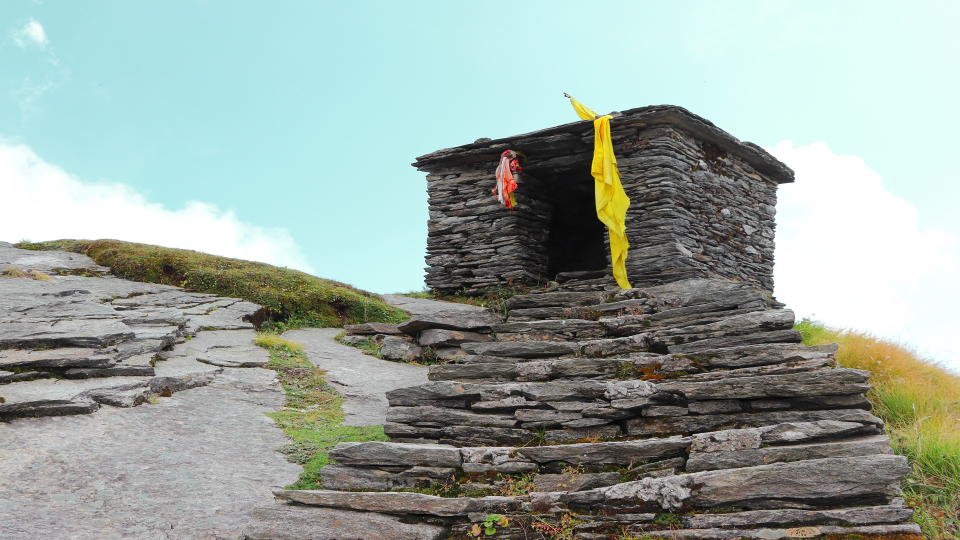
//> input picture HLS_Use_Model/Standalone_HLS_AXI_Example/testcase55.jpg, 1920 x 1080 px (shown at 1/2 size)
$ ./xf_scharr_tb ../../../../HLS_Use_Model/Standalone_HLS_AXI_Example/testcase55.jpg   (built with g++ and OpenCV 4)
//> lines starting //> are read from the running program, lines starting //| are printed output that depends on the picture
// [16 lines of licence text are left out]

#include "common/xf_headers.hpp"
#include "xf_scharr_tb_config.h"
#include "xcl2.hpp"

int main(int argc, char** argv) {
    if (argc != 2) {
        fprintf(stderr, "Invalid Number of Arguments!\nUsage:\n");
        fprintf(stderr, "<Executable Name> <input image path> \n");
        return -1;
    }

    cv::Mat in_img, in_gray;
    cv::Mat c_grad_x, c_grad_y;
    cv::Mat hls_grad_x, hls_grad_y;
    cv::Mat diff_grad_x, diff_grad_y;

// reading in the gray image
#if GRAY
    in_img = cv::imread(argv[1], 0);
#else
    in_img = cv::imread(argv[1], 1);
//> in_img is the input picture: 1080 rows x 1920 cols, CV_8UC3; mean B, G, R 159.5, 166.7, 153.9
#endif

    if (in_img.data == NULL) {
        fprintf(stderr, "Cannot open image\n");
        return 0;
    }

    typedef unsigned char TYPE; // short int TYPE; //

    // create memory for output images
    c_grad_x.create(in_img.rows, in_img.cols, CV_IN_TYPE);
//> (this line was passed over: CV_IN_TYPE is not available in this run)
    c_grad_y.create(in_img.rows, in_img.cols, CV_IN_TYPE);
//> (this line was passed over: CV_IN_TYPE is not available in this run)
    hls_grad_x.create(in_img.rows, in_img.cols, CV_IN_TYPE);
//> (this line was passed over: CV_IN_TYPE is not available in this run)
    hls_grad_y.create(in_img.rows, in_img.cols, CV_IN_TYPE);
//> (this line was passed over: CV_IN_TYPE is not available in this run)
    diff_grad_x.create(in_img.rows, in_img.cols, CV_IN_TYPE);
//> (this line was passed over: CV_IN_TYPE is not available in this run)
    diff_grad_y.create(in_img.rows, in_img.cols, CV_IN_TYPE);
//> (this line was passed over: CV_IN_TYPE is not available in this run)

    ////////////    Opencv Reference    //////////////////////
    int scale = 1;
    int delta = 0;
    int ddepth = -1; // CV_16S;//

    Scharr(in_img, c_grad_x, ddepth, 1, 0, scale, delta, cv::BORDER_CONSTANT);
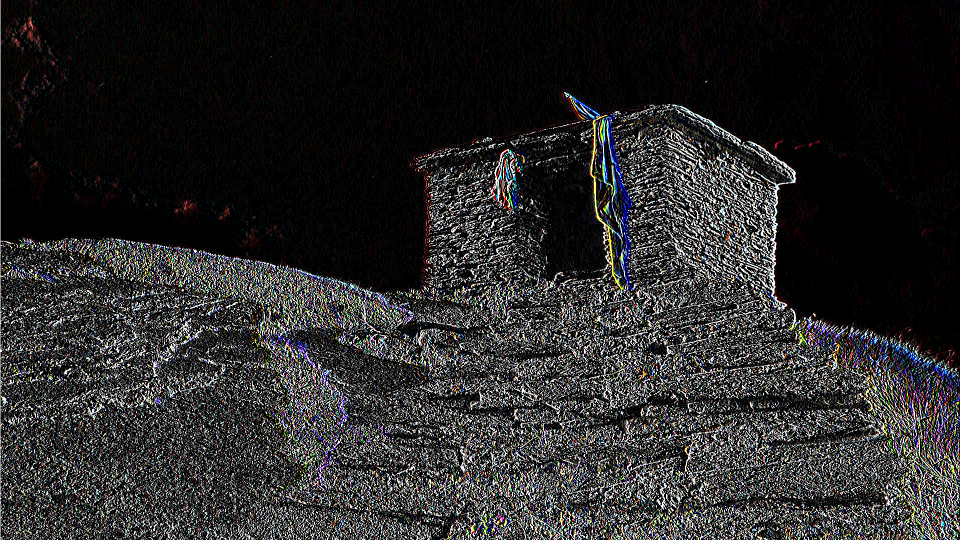
//> c_grad_x: 1080 rows x 1920 cols, CV_8UC3 (shown at 1/2 size); mean B, G, R 41.2, 41.2, 41.8
    Scharr(in_img, c_grad_y, ddepth, 0, 1, scale, delta, cv::BORDER_CONSTANT);
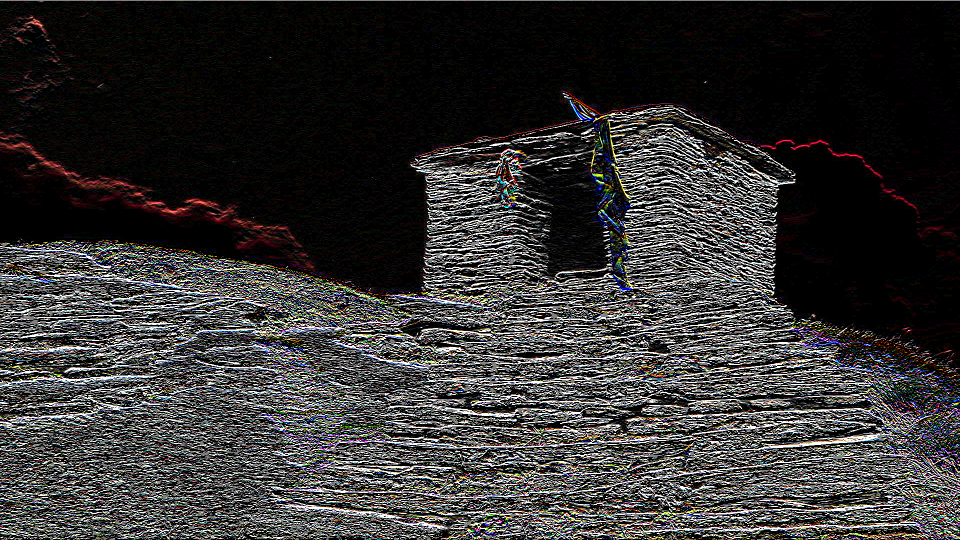
//> c_grad_y: 1080 rows x 1920 cols, CV_8UC3 (shown at 1/2 size); mean B, G, R 51.1, 51.6, 53

    imwrite("out_ocvx.jpg", c_grad_x);
    imwrite("out_ocvy.jpg", c_grad_y);

    /////////////////////////////////////// CL ////////////////////////

    int height = in_img.rows;
//> height = 1080
    int width = in_img.cols;
//> width = 1920
    std::cout << "Input image height : " << height << std::endl;
//| Input image height : 1080
    std::cout << "Input image width  : " << width << std::endl;
//| Input image width  : 1920

//> (the run ends here: the program needs code that is not available in this run, at `std::vector<cl::Device> devices = xcl::get_xil_devices();`)
